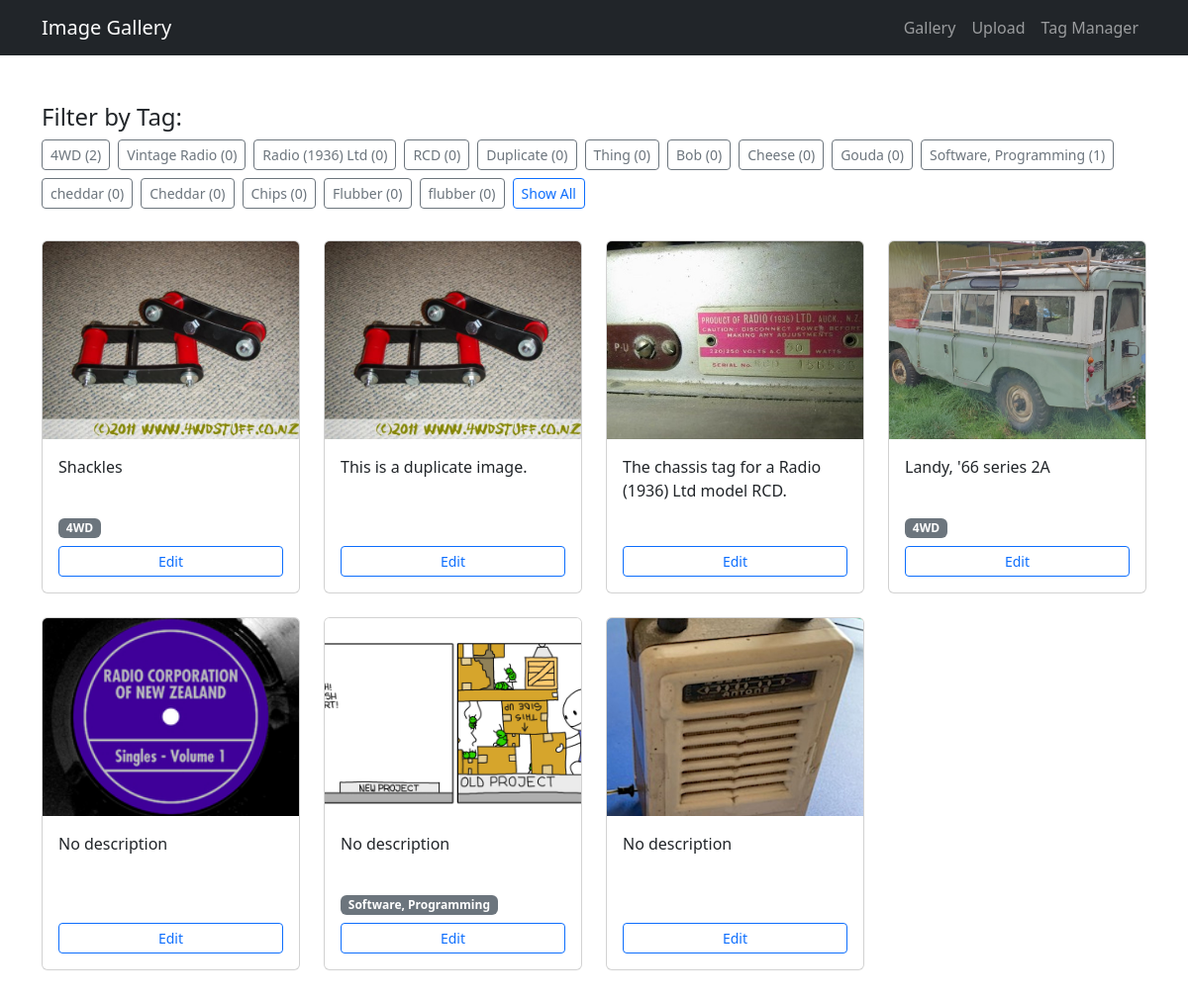
The page /gallery on the database its author committed.
### app/models.py (models this page shows, shortened)
class Tag(db.Model):
    __tablename__ = 'Tag'
    id = db.Column(db.Integer, primary_key=True, autoincrement=True)
    name = db.Column(db.String(100), nullable=False, unique=True)
    __table_args__ = (
        Index('idx_tag_name_lower', func.lower(name)),
    )

class Image(db.Model):
    __tablename__ = 'Image'
    id = db.Column(db.Integer, primary_key=True, autoincrement=True)
    filename = db.Column(db.String(100), nullable=False)
    description = db.Column(db.String(255))
    created_at = db.Column(db.DateTime, default=datetime.utcnow)
    tags = db.relationship('Tag',
                           secondary='ImageTag',
                           backref=db.backref('images', lazy='dynamic'))

### app/routes.py (the view)
@app.route('/gallery')
def gallery():
    tag_filter = request.args.get('tag')
    if tag_filter:
        tag = db.session.query(
            models.Tag,
            db.func.count(models.ImageTag.iid).label('image_count')
        ).join(
            models.ImageTag,
            models.Tag.id == models.ImageTag.tid
        ).filter(models.Tag.name == tag_filter).group_by(models.Tag.id).first_or_404()
        images = tag[0].images.all()  # Explicitly execute the query
    else:
        images = models.Image.query.all()
    all_tags = db.session.query(
        models.Tag,
        db.func.count(models.ImageTag.iid).label('image_count')
    ).outerjoin(
        models.ImageTag,
        models.Tag.id == models.ImageTag.tid
    ).group_by(models.Tag.id).all()
    return render_template('gallery.html',
                           images=images,
                           all_tags=all_tags,
                           current_tag=tag_filter)

### app/templates/gallery.html (shortened to what this page needs)
{% extends "layout.html" %}
{% block content %}
<div class="gallery-container">
    <div class="tag-filter mb-4">
        <h4>Filter by Tag:</h4>
        <div class="d-flex flex-wrap">
            {% for tag, count in all_tags %}
                <a href="{{ url_for('gallery', tag=tag.name) }}"
                   class="btn btn-sm btn-outline-secondary me-2 mb-2
                         {{ 'active' if tag.name == current_tag else '' }}">
                    {{ tag.name }} ({{ count }})
                </a>
            {% endfor %}
            <a href="{{ url_for('gallery') }}"
               class="btn btn-sm btn-outline-primary mb-2">
                Show All
            </a>
        </div>
    </div>
    <div class="row">
        {% for image in images %}
        <div class="col-md-4 col-lg-3 mb-4">
            <div class="card h-100">
                <img src="{{ url_for('static', filename='images/' + image.filename) }}"
                     class="card-img-top gallery-img"
                     data-description="{{ image.description }}">
                <div class="card-body d-flex flex-column">
                    <p class="card-text flex-grow-1">{{ image.description or "No description" }}</p>
                    <div class="tags mb-2">
                        {% for tag in image.tags %}
                            <a href="{{ url_for('gallery', tag=tag.name) }}"
                               class="badge bg-secondary text-decoration-none me-1">
                                {{ tag.name }}
                            </a>
                        {% endfor %}
                    </div>
                    <div class="mt-auto">
                        <a href="{{ url_for('edit_image', image_id=image.id) }}"
                           class="btn btn-sm btn-outline-primary w-100">
                            Edit
                        </a>
                    </div>
                </div>
            </div>
        </div>
        {% endfor %}
    </div>
</div>
{% endblock %}

### app/templates/layout.html (shortened to what this page needs)
<!DOCTYPE html>
<html lang="en">
<head>
    <link href="https://cdn.jsdelivr.net/npm/bootstrap@5.3.0/dist/css/bootstrap.min.css" rel="stylesheet">
    <link href="{{ url_for('static', filename='css/style.css') }}" rel="stylesheet">
</head>
<body>
    <nav class="navbar navbar-expand-lg navbar-dark bg-dark">
        <div class="container">
            <a class="navbar-brand" href="{{ url_for('index') }}">Image Gallery</a>
            <div class="navbar-nav">
                <a class="nav-link" href="{{ url_for('gallery') }}">Gallery</a>
                <a class="nav-link" href="{{ url_for('upload') }}">Upload</a>
                <a class="nav-link" href="{{ url_for('tag_manager') }}">Tag Manager</a>
            </div>
        </div>
    </nav>
    <div class="container my-5">
        {% block content %}{% endblock %}
    </div>
</body>
</html>

### app/static/css/style.css (style rules this page uses)
body { margin: 0; padding: 0; min-height: 100vh; display: flex; flex-direction: column; }
.gallery-img { height: 200px; object-fit: cover; cursor: pointer; transition: transform 0.3s; }
.card { margin-bottom: 20px; height: 100%; }

### rows shown on the page
Tag: name "4WD", id "2"
Tag: name "Vintage Radio", count "0"
Tag: name "Radio (1936) Ltd", count "0"
Tag: name "RCD", count "0"
Tag: name "Duplicate", count "0"
Tag: name "Thing", count "0"
Tag: name "Bob", count "0"
Tag: name "Cheese", count "0"
Tag: name "Gouda", count "0"
Tag: name "Software, Programming", count "1"
Tag: name "cheddar", count "0"
Tag: name "Cheddar", count "0"
Tag: name "Chips", count "0"
Tag: name "Flubber", count "0"
Tag: name "flubber", count "0"
Image: filename (picture), description "Shackles"
Image: filename (picture), description "This is a duplicate image."
Image: filename (picture), description "The chassis tag for a Radio (1936) Ltd model RCD."
Image: filename (picture), description "Landy, '66 series 2A"
Image: filename (picture), description "No description"
Image: filename (picture), description "No description"
Image: filename (picture), description "No description"
